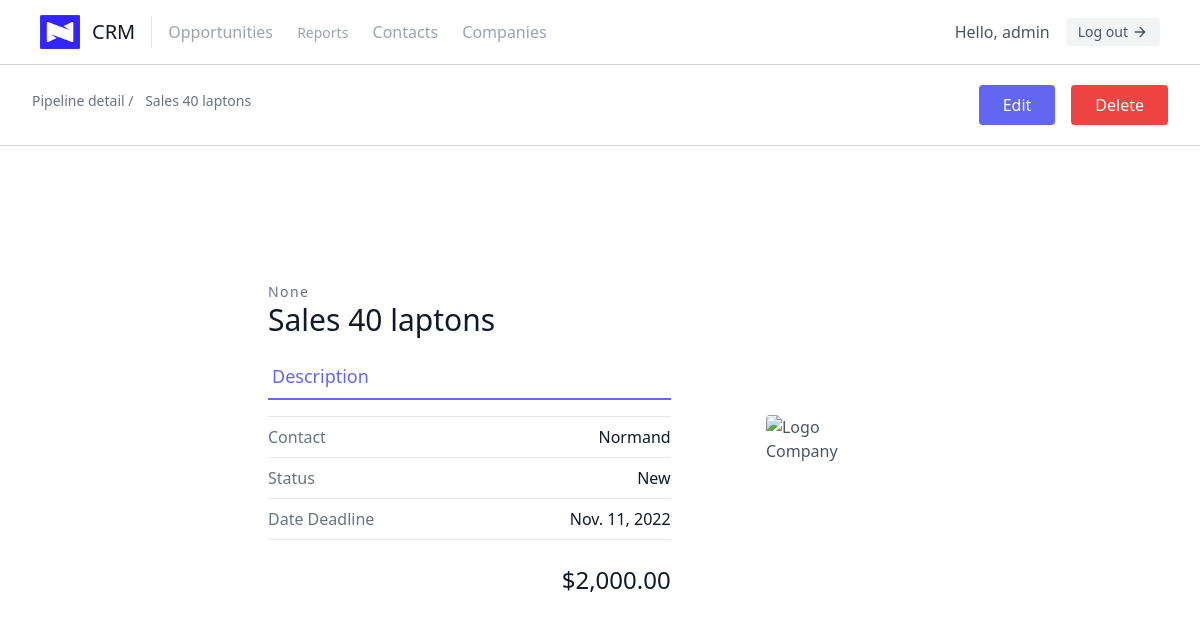
The page /crm/detail/10/ (signed in) on the database its author committed.
### crm/models.py (models this page shows, shortened)
class Lead(models.Model):
    name = models.CharField("Opportunity", max_length=255)
    expect_revenue = models.DecimalField("Expected Revenue", max_digits=10, decimal_places=2)
    date_deadline = models.DateField("Expected Closing")
    partner_id = models.ForeignKey(Partner, null=True, on_delete=models.SET_NULL)
    stage_id = models.ForeignKey(Stage, null=True, on_delete=models.SET_NULL)
    company_id = models.ForeignKey(Companies, null=True, on_delete=models.SET_NULL)
    create_date = models.DateTimeField(default=now, editable=False)
    description = models.TextField("Description", default='', blank=True)
    class Meta:
        constraints = [
            models.CheckConstraint(check=models.Q(expect_revenue__gte='0'), name='lead_expect_non_negative'),
        ]

class Stage(models.Model):
    name = models.CharField("Stage Name", max_length=255)
    def __str__(self):
        return self.name

### contacts/models.py (models this page shows, shortened)
class Partner(models.Model):
    full_name = models.CharField("Full Name", max_length=255)
    street = models.CharField("Address", max_length=255)
    phone = models.CharField("Phone number",max_length=255)
    email = models.EmailField("Email", unique=True)
    image_person = models.ImageField(upload_to='profile_pictures/', default='', blank=True)
    company_id= models.ForeignKey(Companies, on_delete=models.SET_NULL, null=True)
    country = CountryField("Country", blank_label='--- Select Country ---')
    def __str__(self):
        return self.full_name

### crm/views.py (the view)
# urls.py: path('detail/<int:pk>/', LeadDetailView.as_view(), name='lead-detail'),
class LeadDetailView(LoginRequiredMixin, DetailView):
    template_name = 'detail_opportunity.html'
    queryset = Lead.objects.all()
    context_object_name = 'leads'

### crm/templatetags/crm_currency.py (called while the page is built)
def currency(dollar):
    dollar = round(float(dollar), 2)
    return '$%s%s' % (intcomma(int(dollar)), ("%0.2f" % dollar)[-3:])

### crm/templates/detail_opportunity.html (shortened to what this page needs)
{% include 'crm-base.html' %}
{% load crm_currency %}
{% block content %}
<section class="text-gray-600 body-font">
    <div class="w-full px-8 flex flex-wrap p-5 flex-col md:flex-row items-center border-b border-gray-300 mb-4">
        <a href="{% url 'crm:kanban-opportunity' %}" class="text-sm mb-2 text-gray-500 hover:text-indigo-500">Pipeline detail /<span class="text-gray-500 ml-2"> {{ leads.name }}</span>
        </a>
        <a href="{% url 'leads:lead-update' leads.pk %}" class="flex ml-auto mr-4 text-white bg-indigo-500 border-0 py-2 px-6 focus:outline-none hover:bg-indigo-600 rounded">Edit</a>
        <button onclick="deleteModal()" class="flex text-white bg-red-500 border-0 py-2 px-6 focus:outline-none hover:bg-red-600 rounded">Delete</button>
    </div>
  <div class="container px-5 py-24 mx-auto">
    <div class="mx-40 items-center flex flex-wrap">
      <div class="lg:w-4/6 w-full lg:pr-10 lg:py-6 mb-6 lg:mb-0">
        <h2 class="text-sm title-font text-gray-500 tracking-widest">{{ leads.company_id }}</h2>
        <h1 class="text-gray-900 text-3xl title-font font-medium mb-4">{{ leads.name }}</h1>
        <div class="flex mb-4">
          <a class="flex-grow text-indigo-500 border-b-2 border-indigo-500 py-2 text-lg px-1">Description</a>
        </div>
        <div class="flex border-t border-gray-200 py-2">
          <span class="text-gray-500">Contact</span>
          <span class="ml-auto text-gray-900">{{ leads.partner_id }}</span>
        </div>
        <div class="flex border-t border-gray-200 py-2">
          <span class="text-gray-500">Status</span>
          <span class="ml-auto text-gray-900">{{ leads.stage_id }}</span>
        </div>
        <div class="flex border-t border-b mb-6 border-gray-200 py-2">
          <span class="text-gray-500">Date Deadline</span>
          <span class="ml-auto text-gray-900">{{ leads.date_deadline }}</span>
        </div>
        <div class="flex justify-end">
          <span class="title-font font-medium text-2xl text-gray-900">{{ leads.expect_revenue|currency}}</span>
        </div>
      </div>
      <div class="lg:w-2/6 w-full flex justify-center" >
          {% load static %}
          <img alt="Logo Company" class="lg:w-1/2 w-full lg:h-auto h-64 object-cover object-center rounded" src="{{leads.company_id.logo_company.url}}">
      </div>
    </div>
  </div>
</section>
{% endblock content%}

### crm/templates/crm-header.html (shortened to what this page needs)
<header class="text-gray-600 body-font border-b border-gray-300">
  <div class="px-10 flex flex-wrap pt-3 pb-3 flex-row items-center">
    <a class="flex title-font font-medium items-center text-gray-900 mb-4 md:mb-0">
      {% load static %}
        <img  alt="Logo Company" class="w-20 h-20 lg:w-10  lg:h-10 object-contain object-center  inline-block " src="{% static 'isotipo.png' %}">
      <span class="ml-3 text-4xl lg:text-xl">CRM</span>
    </a>
    <nav class="mr-auto ml-4 py-1 pl-4 border-l border-gray-400flex flex-wrap items-center text-base justify-center">
      <a href="/crm/opportunities/kanban/" class="mr-5 text-gray-400 hover:text-indigo-600 cursor-pointer text-xl lg:text-base">Opportunities</a>
      <a href="/crm/reports/" class="mr-5 text-gray-400 hover:text-indigo-600 cursor-pointer text-xl lg:text-sm">Reports</a>
      <a href="{% url 'contacts:contact-list' %}" class="mr-5 text-gray-400 hover:text-indigo-600 cursor-pointer text-xl lg:text-base">Contacts</a>
      <a href="{% url 'contacts:company-list' %}" class="mr-5 text-gray-400 hover:text-indigo-600 cursor-pointer text-xl lg:text-base">Companies</a>
    </nav>
      {% if request.user.is_authenticated %}
        Hello, {{ request.user.username }}
          <a href="{% url 'logout' %}" class="inline-flex items-center bg-gray-100 border-0 py-1 px-3 focus:outline-none hover:bg-gray-200 rounded text-base mt-0 ml-4 text-xl lg:text-sm">Log out
          <svg fill="none" stroke="currentColor" stroke-linecap="round" stroke-linejoin="round" stroke-width="2" class="w-4 h-4 ml-1" viewBox="0 0 24 24">
            <path d="M5 12h14M12 5l7 7-7 7"></path>
          </svg>
        </a>
      {% endif %}
  </div>
</header>

### rows shown on the page
Lead: name "Sales 40 laptons", company_id "None", partner_id "Normand", stage_id "New", date_deadline "Nov. 11, 2022", expect_revenue "$2,000.00"

### other values the page prints
{{ request.user.username }} "admin"
